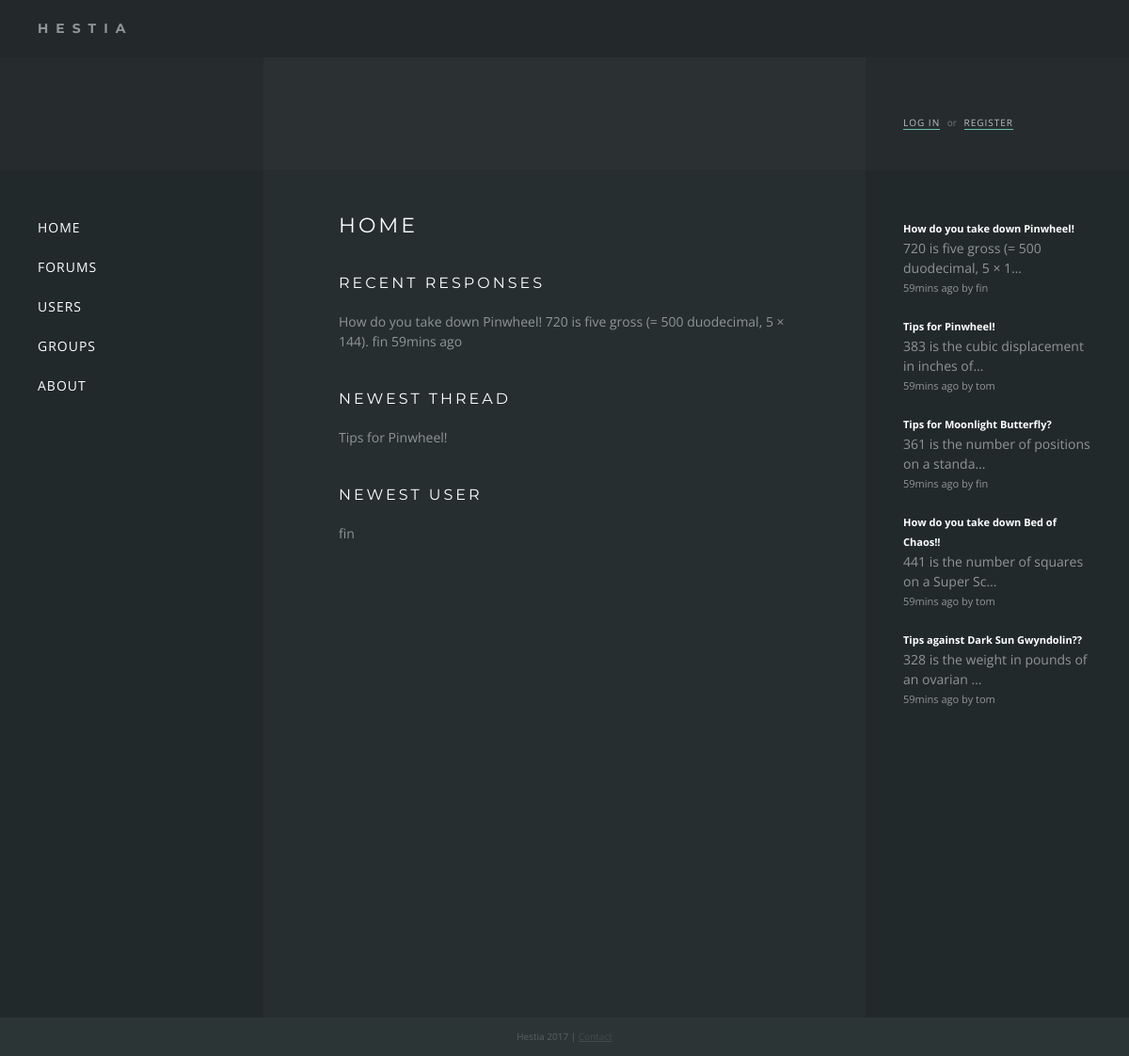
The page / on the database its author committed.
### forums/models.py (models this page shows, shortened)
class Thread(models.Model):
    title = models.CharField(max_length=200)
    message = models.CharField(max_length=200)
    posted = models.DateTimeField('date posted')
    poster = models.ForeignKey(settings.AUTH_USER_MODEL, null=True)
    def was_posted_recently(self):
    	now = timezone.now()
    	return now - datetime.timedelta(days=1) <= self.posted <= now
    was_posted_recently.posted  = True
    was_posted_recently.boolean = True
    was_posted_recently.short_description = 'Published recently?'

class Response(models.Model):
    thread = models.ForeignKey(Thread, on_delete=models.CASCADE)
    poster = models.ForeignKey(settings.AUTH_USER_MODEL)
    message = models.CharField(max_length=200)
    posted = models.DateTimeField('date posted')

### hestia/views.py (the view)
# urls.py: 2. Add a URL to urlpatterns:  url(r'^$', views.home, name='home')
def home(request):
	newest_response = Response.objects.order_by('-posted').first()
	if newest_response:
		newest_response_thread = Thread.objects.get(pk = newest_response.thread_id)
	else:
		newest_response_thread = None
	newest_user = User.objects.order_by('-date_joined').first()
	newest_thread = Thread.objects.order_by('-posted').first()
	data = {
		'newest_response_thread': newest_response_thread,
		'newest_response': newest_response,
		'newest_thread': newest_thread,
		'newest_user': newest_user
	}
	return render(request, 'home.html', data)

### templates/home.html
{% extends "base.html" %}
{% load timesinceshort %}
{% block content %}
	<h1>{% block title %}Home{% endblock %}</h1>
	<h2>Recent Responses</h2>
    {% if newest_response_thread %}
		{{ newest_response_thread.title }}
		{{ newest_response.message }}
		{{ newest_response.poster }}
		{{ newest_response.posted|timesinceshort }} ago
    {% endif %}
	<h2>Newest Thread</h2>
    {% if newest_thread %}
		{{ newest_thread.title }}
    {% endif %}
	<h2>Newest User</h2>
    {% if newest_user %}
		{{ newest_user.username }}
    {% endif %}
{% endblock %}

### templates/base.html (shortened to what this page needs)
{% load static %}
{% load timesinceshort %}
<!DOCTYPE html>
<html>
<head>
	<link rel="stylesheet" type="text/css" href="{% static 'forums/style.css' %}" />
</head>
<body>
<div class="wrapper">
	<div class="header"><div class="title">Hestia</div></div>
	<div class="hero">
		<div class="box sidebar">
		</div>
		<div class="box content">
		</div>
		<div class="box sidebar auth">
		{% if user.is_authenticated %}
			<div class="name">Hello, <a href="/users/profile/{{ user.username }}">{{ user.username }}</a></div>
			<a href="/users/logout">Log out</a>
		{% else %}
			<a href="/users/login">Log in</a> <span>or</span> <a href="/users/register">Register</a>
		{% endif %}
		</div>
	</div>
	<div class="main">
		<div class="box sidebar">
			<nav>
			<ul>
			<li><a href="/">Home</a></li>
			<li><a href="/forums">Forums</a></li>
			<li><a href="/users">Users</a></li>
			<li><a href="/groups">Groups</a></li>
			<li><a href="/about">About</a></li>
			</ul>
			</nav>
		</div>
		<div class="box content">
			{% block content %}{% endblock %}
		</div>
		<div class="box sidebar">
			<div class="recent-responses">
				{% for recent_response in request.recent_responses %}
				<div class="response">
					<a href="/forums/{{ recent_response.thread.id }}">
						<div class="text-small"><b>{{ recent_response.thread.title }}</b></div>
						{{ recent_response.message|truncatechars:43 }}
						<div class="text-small">{{ recent_response.posted|timesinceshort }} ago by {{ recent_response.poster.username }}</div>
					</a>
				</div>
				{% endfor %}
			</div>
		</div>
	</div>
	<div class="footer">Hestia 2017 | <a href="">Contact</a></div>
</div>
</body>
</html>

### forums/static/forums/style.css (style rules this page uses)
* { margin:0; padding:0; }
html, body { height: 100%; }
body { font-family: 'Open Sans', sans-serif; background: #2F3838; color: #909696; font-size: 14px; line-height: 1.5em; }
a { color: #909696; }
h1 { color: #FFF; font-family: 'Montserrat', sans-serif; font-size: 22px; text-transform: uppercase; letter-spacing: 3px; font-weight: normal; margin-bottom: 40px; }
h2 { color: #FFF; font-family: 'Montserrat', sans-serif; font-size: 16px; text-transform: uppercase; letter-spacing: 3px; font-weight: normal; margin-bottom: 20px; margin-top: 40px; }
li { list-style-type: none; line-height: 1.7em; }
.text-small { font-size: 11px; }
.wrapper { display: table; width: 100%; }
.header { font-family: 'Montserrat', sans-serif; display: table-row; height: 1px; background: #23282A; }
.header .title { padding: 20px; padding-left: 40px; text-transform: uppercase; letter-spacing: 8px; font-weight: bold; }
.main { height: 100%; min-height: 900px; display: table; width: 100%; background: #262E30; }
.main .sidebar { width: 200px; background: #22292B; }
.hero { height: 120px; display: table; width: 100%; background: #2B3133; }
.hero .sidebar { width: 200px; background: rgba(34, 41, 43, 0.5); }
.box { display: table-cell; padding: 40px; }
.content { padding: 40px 80px; }
nav li { font-size: 14px; list-style-type: none; line-height: 3em; text-transform: uppercase; letter-spacing: 1px; }
nav li a { text-decoration: none; color: #FFF; padding: 1px 0; }
.auth { vertical-align: bottom; font-size: 10px; }
.auth span { opacity: 0.7; padding: 0 5px; }
.auth > a { text-decoration: none; text-transform: uppercase; color: #FFF; border-bottom: 1px solid #8CFEE6; letter-spacing: 1px; opacity: 0.7; }
.recent-responses .response { margin-bottom: 20px; word-break: break-word; }
.recent-responses a { text-decoration: none; }
.recent-responses .text-small b { color: #FFF; }
.footer { display: table; height: 1px; background: #22292B; color: #444; width: 100%; text-align: center; color: #FFF; opacity: 0.2; font-size: 10px; padding: 10px 0; }

### rows shown on the page
Thread: title "How do you take down Pinwheel!"
Response: message "720 is five gross (= 500 duodecimal, 5 × 144).", poster "fin", posted "59mins", thread "How do you take down Pinwheel!", message "720 is five gross (= 500 duodecimal, 5 × 1…", poster.username "fin"
Thread: title "Tips for Pinwheel!"
Response: thread "Tips for Pinwheel!", message "383 is the cubic displacement in inches of…", posted "59mins", poster.username "tom"
Response: thread "Tips for Moonlight Butterfly?", message "361 is the number of positions on a standa…", posted "59mins", poster.username "fin"
Response: thread "How do you take down Bed of Chaos!!", message "441 is the number of squares on a Super Sc…", posted "59mins", poster.username "tom"
Response: thread "Tips against Dark Sun Gwyndolin??", message "328 is the weight in pounds of an ovarian …", posted "59mins", poster.username "tom"

### other values the page prints
{{ newest_user.username }} "fin"
